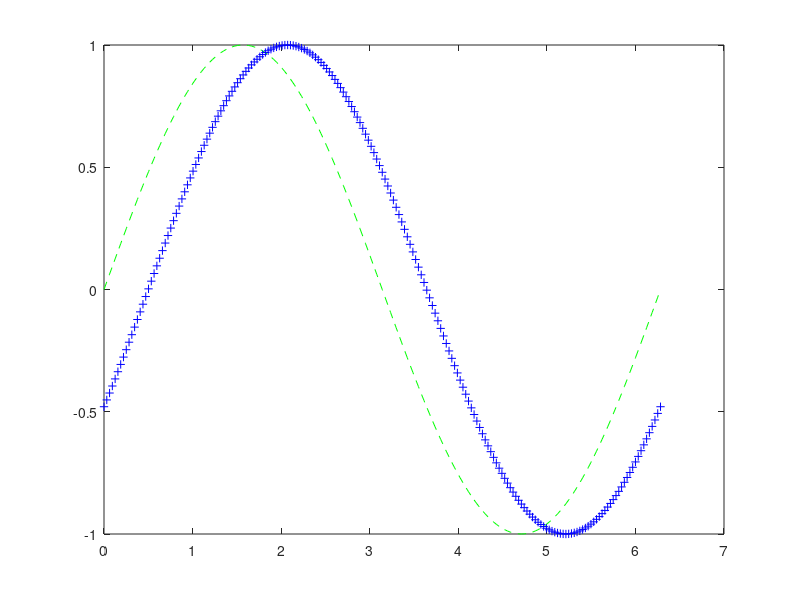

This figure's MATLAB source:
% Sylvia's first plotting function

x = [0:pi/100:2*pi;]
y1 = [sin(x);]
y2 = [sin(x-.5);]

plot(x,y1,'g--',x,y2,'b+')




%%









